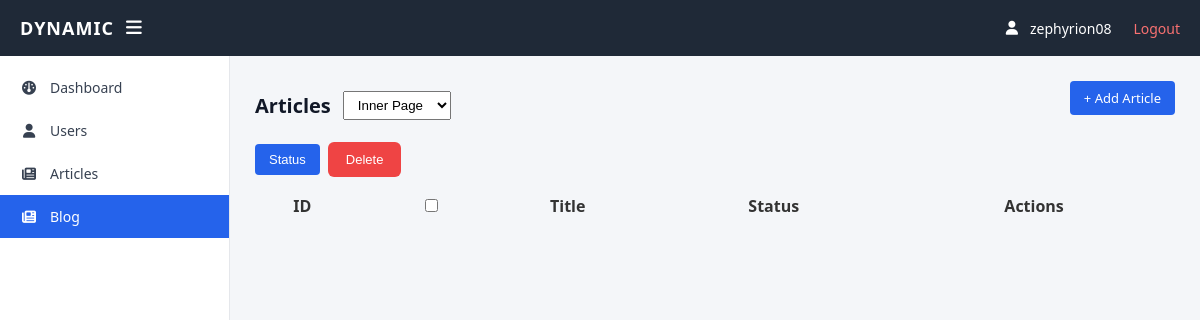
Page /blog/ (signed in) on the earlier database version.
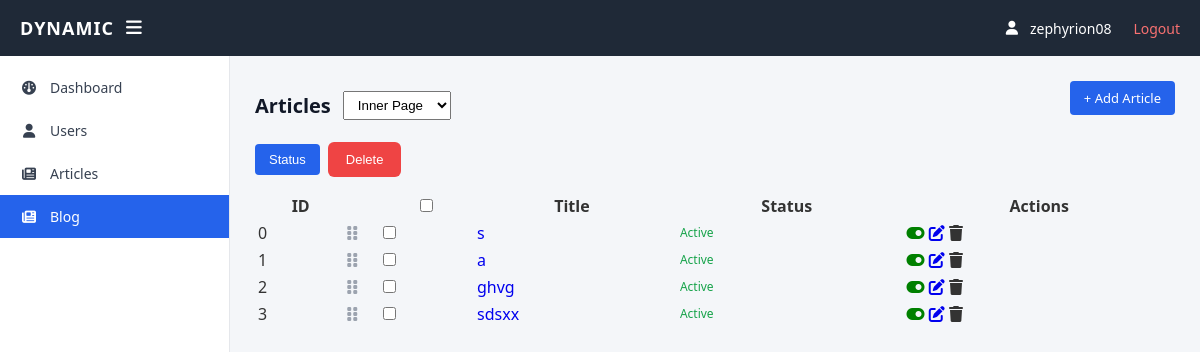
Same page on the later database version.
### blog/models.py (models this page shows, shortened)
class Blog(models.Model):
    title = models.CharField(max_length=255)
    slug = models.SlugField(unique=True, blank=True)
    subtitle = models.CharField(max_length=255, blank=True)
    content = models.TextField(blank=True)
    active = models.BooleanField(default=True)
    homepage = models.BooleanField(default=False)
    position = models.PositiveIntegerField(default=0)
    class Meta:
        ordering = ['position']

### blog/views.py (the view)
# urls.py: path('', views.blog_list, name='blog_list'),
@login_required
def blog_list(request):
    homepage_param = request.GET.get('homepage')
    if homepage_param is not None:
        request.session['homepage_filter'] = homepage_param
        return redirect('blog_list')
    current_filter = request.session.get('homepage_filter', '0')
    blog = Blog.objects.filter(homepage=current_filter).order_by('position')
    print("Session data:", dict(request.session))
    return render(request, 'blog/list.html', {
        'list': blog,
        'current_filter': current_filter
    })

### templates/blog/list.html (shortened to what this page needs)
{% extends "base.html" %}
{% block content %}
<link rel="stylesheet" href="https://cdn.datatables.net/1.13.8/css/jquery.dataTables.min.css">
<header style="display:flex; justify-content:space-between; align-items:center; margin-bottom:12px;">
    <div style="display:flex; align-items:center; gap:12px;">
        <h2 style="margin:0;">Articles</h2>
        <form method="get" id="homepage-filter-form" style="margin:0;">
            <select name="homepage" onchange="this.form.submit()" style="padding:5px 10px;">
                <option value="0" {% if current_filter == '0' %}selected{% endif %}>
                    Inner Page
                </option>
            </select>
        </form>
    </div>
<a href="{% url 'create_blog' %}" class="btn">
    + Add Article
</a>
</header>
    <div style="display:flex; align-items:center; gap:8px;">
        <button type="button"
                class="btn btn-warning"
                onclick="document.getElementById('bulk-form').querySelector('button[name=action][value=toggle]').click()">
            Status
        </button>
        <button type="button"
                class="btn btn-danger"
                onclick="openDeleteModal('article', null, '/bulk/blog/', true)">
            Delete
        </button>
    </div>
<form method="post" action="{% url 'bulk_action' 'blog' %}" id="bulk-form">
<table id="listTable" class="display" style="width:100%" data-sort-url="{% url 'sort' 'blog' %}">
    <thead>
        <tr>
            <th>ID</th>
            <th style="width: 30px;"></th>
            <th><input type="checkbox" id="select-all"></th>
            <th>Title</th>
            <th>Status</th>
            <th>Actions</th>
        </tr>
    </thead>
    <tbody>
        {% for b in list %}
        <tr data-id="{{ b.id }}">
            <td>{{ b.position }}</td>
            <td class="drag-handle" style="cursor: grab; color: #9ca3af;">
                    <i class="fa-solid fa-grip-vertical"></i>
                </td>
            <td><input type="checkbox" name="selected_ids" value="{{ b.id }}" class="row-checkbox"> </td>
            <td><a href="{% url 'edit_blog' b.slug %}">{{ b.title }}</a><br> <small>{{b.slug}}</small></td>
            <td id="status-{{ b.id }}" class="{% if b.active %}status-active{% else %}status-inactive{% endif %}">
                    {{ b.active|yesno:"Active,Inactive" }}
            </td>
            <td class="actions">
                    <span class="status-toggle"
                          data-url="{% url 'toggle_status' 'blog' b.id %}"
                          data-target="status-{{ b.id }}"
                          onclick="event.preventDefault(); toggleStatus(this)">
                        <i class="fa-solid {% if b.active %}fa-toggle-on{% else %}fa-toggle-off{% endif %}"></i>
                    </span>
                    <a href="{% url 'edit_blog' b.slug %}" class="icon edit"><i class="fa-solid fa-pen-to-square"></i></a>
                    <span class="icon delete"
                        onclick="openDeleteModal('blog', '{{ b.title }}', '{% url 'delete_object' 'blog' b.id %}', false)">
                        <i class="fa-solid fa-trash"></i>
                    </span>
                </td>
        </tr>
        {% endfor %}
    </tbody>
</table>
</form>
{% load static %}
{% endblock %}

### templates/base.html (shortened to what this page needs)
{% load static %}
<!DOCTYPE html>
<html>
<head>
  <link rel="stylesheet" href="{% static 'css/admin.css' %}" />
  <link rel="stylesheet"
        href="https://cdnjs.cloudflare.com/ajax/libs/font-awesome/6.5.1/css/all.min.css" />
</head>
<body data-csrf-token="{{ csrf_token }}">
  <header class="topbar">
    <div class="topbar-left">
      <span class="logo">DYNAMIC</span>
      <i class="fa-solid fa-bars" id="toggleSidebar"></i>
    </div>
    <div class="topbar-right">
      <i class="fa-solid fa-user"></i>
      {{ request.user.username }}
      <a href="{% url 'logout' %}" class="logout">Logout</a>
    </div>
  </header>
  <aside class="sidebar" id="sidebar">
    <nav>
      <a href="{% url 'dashboard' %}" class="{% if request.resolver_match.url_name == 'dashboard' %}active{% endif %}">
        <i class="fa-solid fa-gauge"></i>
        <span>Dashboard</span>
      </a>
      <a href="{% url 'user_list' %}" class="{% if 'user' in request.resolver_match.url_name %}active{% endif %}">
        <i class="fa-solid fa-user"></i>
        <span>Users</span>
      </a>
      <a href="{% url 'article_list' %}" class="{% if 'article' in request.resolver_match.url_name %}active{% endif %}">
        <i class="fa-solid fa-newspaper"></i>
        <span>Articles</span>
      </a>
       <a href="{% url 'blog_list' %}" class="{% if 'blog' in request.resolver_match.url_name %}active{% endif %}">
        <i class="fa-solid fa-newspaper"></i>
        <span>Blog</span>
      </a>
    </nav>
  </aside>
  <main class="main" id="main">
    {% block content %}
    {% endblock %}
  </main>
</body>
</html>

### static/css/admin.css (style rules this page uses)
:root { --topbar-height: 56px; --sidebar-width: 230px; --sidebar-collapsed: 70px; --primary: #2563eb; --primary-hover: #1d4ed8; --danger: #ef4444; --danger-hover: #dc2626; --success: #16a34a; --warning: #ffc107; --info: #17a2b8; --bg-body: #f4f6f9; --bg-white: #ffffff; --bg-dark: #1f2937; --border: #e5e7eb; --text-main: #333; --text-secondary: #374151; --text-muted: #6b7280; --text-heading: #111827; --radius: 6px; --shadow-sm: 0 2px 6px rgba(0, 0, 0, 0.05); --shadow-md: 0 4px 8px rgba(0, 0, 0, 0.08); --shadow-lg: 0 8px 20px rgba(0, 0, 0, 0.08); --transition-speed: 0.25s; }
* { box-sizing: border-box; }
body { margin: 0; font-family: "Segoe UI", Arial, sans-serif; background: var(--bg-body); color: var(--text-main); }
.topbar { height: var(--topbar-height); background: var(--bg-dark); color: #fff; display: flex; align-items: center; justify-content: space-between; padding: 0 20px; position: fixed; inset: 0 0 auto 0; z-index: 1000; }
.topbar-left, .topbar-right { display: flex; align-items: center; gap: 12px; }
.topbar-left { font-size: 18px; }
.topbar-right { font-size: 14px; }
.logo { font-weight: 600; letter-spacing: 1px; }
.logout { color: #f87171; text-decoration: none; margin-left: 10px; }
.sidebar { width: var(--sidebar-width); background: var(--bg-white); position: fixed; top: var(--topbar-height); bottom: 0; left: 0; border-right: 1px solid var(--border); padding-top: 10px; transition: width var(--transition-speed) ease; }
.sidebar nav a { display: flex; align-items: center; gap: 12px; padding: 12px 20px; color: var(--text-secondary); text-decoration: none; font-size: 14px; }
.sidebar nav a i { width: 18px; text-align: center; }
.sidebar nav a.active { background: var(--primary); color: white; }
.main { margin-left: var(--sidebar-width); padding: 25px; margin-top: var(--topbar-height); transition: margin-left var(--transition-speed) ease; }
.main h2 { margin: 0 0 20px; font-size: 20px; font-weight: 600; color: var(--text-heading); }
.status-active, .status-inactive { padding: 4px 10px; border-radius: 12px; font-size: 12px; }
.status-active { color: var(--success); }
.btn, .btn-danger, .btn-warning, .btn-sm { display: inline-block; border-radius: 4px; font-weight: 500; text-decoration: none; border: none; cursor: pointer; transition: background 0.2s ease; }
.btn { background: var(--primary); color: white; padding: 8px 14px; font-size: 13px; margin-bottom: 15px; }
.form-actions .btn, .btn-danger, .btn-cancel { padding: 10px 18px; border-radius: var(--radius); text-decoration: none; }
.btn-danger { background-color: var(--danger); color: #fff; }
#toggleSidebar { cursor: pointer; }
.status-toggle, .icon.delete, .icon.edit, .icon { cursor: pointer; user-select: none; }
i.fa-solid.fa-toggle-on { color: green; }

### templates/blog/list.html (style rules this page uses)
a { text-decoration: none; }

Differences in the rows shown:
added Blog: position "0", title "s", active "Active"
added Blog: position "1", title "a", active "Active"
added Blog: position "2", title "ghvg", active "Active"
added Blog: position "3", title "sdsxx", active "Active"
